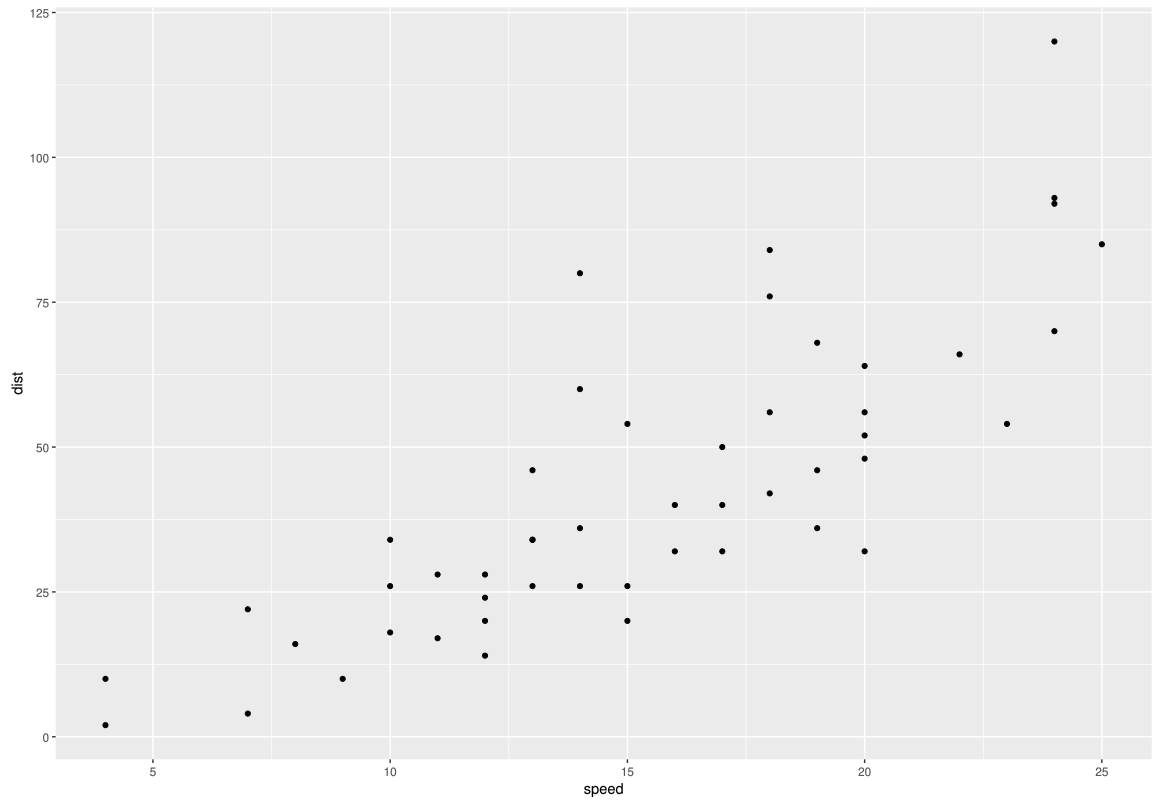

Reproduce this figure in R.
library(grid)
library(ggplot2)
library(gridSVG)

# Adds a data attribute to each point
geom_tooltip = function(...) {
  
  point = geom_point(...)

  point$geom = ggproto('geom_tooltip', point$geom, 
    draw_panel = function(self, data, ...) {
      grobs = list()
      
      for (i in 1:nrow(data)) {
        
        row = data[i,]
        title = paste0('x: ', row$x, ' y: ', row$y)
        grob = ggproto_parent(GeomPoint, self)$draw_panel(data = row, ...)
        grobs[[i]] = garnishGrob(grob, `data-toggle` = "tooltip", `title` = title)
      }
      
      ggplot2:::ggname('geom_tooltip', gTree(
        children = do.call('gList', grobs)
      ))
    }
  )
  
  point
}

ggplot(cars, aes(x = speed, y = dist)) + geom_tooltip()
#grid.force()
grid.export(name = "test.svg", strict = F)
